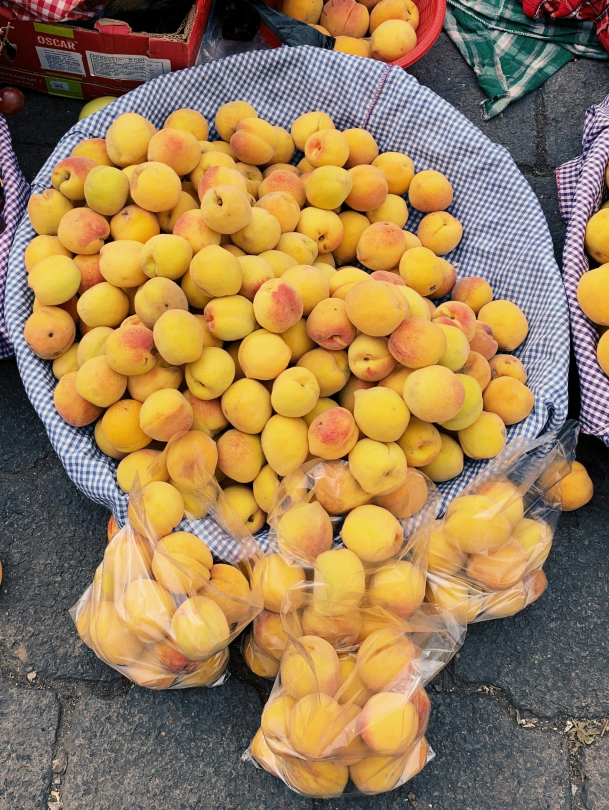
#> input picture images/apricot.jpg, 1827 x 2428 px, given in place of the camera (shown at 1/3 size)
$ python test.py
#> lines starting #> are read from the running program, lines starting #| are printed output that depends on the picture; after the words box and inside, x2 and y2 are one past the last pixel; in counts of white or black regions, pixels touching at a corner belong together
# 실습. 웹캠을 통해 들어오는 영상을 이용해 움직임이 감지될 경우 해당 프레임을 캡쳐해서 파일로 저장하는 프로그램 만들기(강사님의 파이썬을 이용한 풀이)
import cv2
import time
import os

# 폴더생성
SAVE_DIR = "captures"
# 최소영역
MIN_AREA = 1200
# 저장 간격(초단위)
COOLDOWN = 1.0

# 폴더가 없으면 생성
os.makedirs(SAVE_DIR, exist_ok=True)

cap = cv2.VideoCapture(0)
if not cap.isOpened():
    raise RuntimeError("웹캠 오류")

# 배경제거
# 웹캠이나 cctv영상처럼 움직이는 물건(전경)과 고정된 배경을 자동으로 구분할때 사용
# createBackgroundSubtractorMOG2
# history: 기본값 500, 값이 크면 배경모델이 천천히 변함(안정적), 작으면 빠르게 변함(민감)
# varThreshold : 기본값 16, 픽셀이 전경인지 배경인지 판단
# - 값이 작으면 작은변화에도 움직임으로 판단
# - 값이 크면 큰 변화가 있어야 움직으로 판단
# detectShadows: 기본값 True, 그림자도 검출할지 여부
backsub = cv2.createBackgroundSubtractorMOG2(
    history=200, varThreshold=25, detectShadows=True
)

last_saved = 0.0
while True:
    ret, frame = cap.read()
#> frame is the input picture: shape (2428, 1827, 3); mean B, G, R 86.4, 126.6, 155.6
    if not ret:
        break

    # 1번
    # 전경 마스크 받아오기
    fg = backsub.apply(frame)  # 현재 프레임에서 움직임 부분만 추출
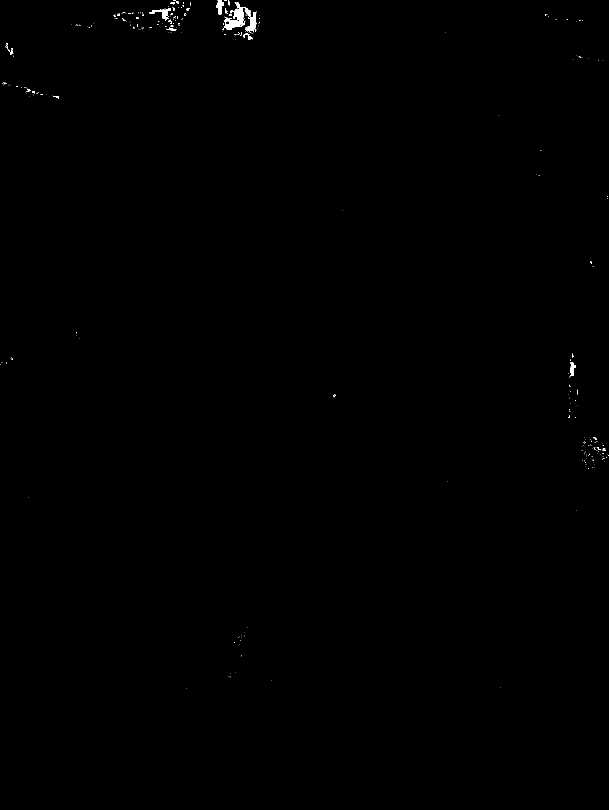
#> fg: shape (2428, 1827) (shown at 1/3 size); values 127 (black) and 255 (white), 0.15% white; 312 white regions (281 under 20 px), largest, box (x1, y1, x2, y2) and area: (672, 6, 769, 97) 3288, (448, 24, 512, 62) 648, (655, 0, 672, 43) 409
    # 그림자 제거: 200이상 부분만 남기고 나머지는 0으로 처리
    _, fg = cv2.threshold(fg, 200, 255, cv2.THRESH_BINARY)
    # 움직임 영역을 키워서 구멍 메우기
    fg = cv2.dilate(fg, None, iterations=2)
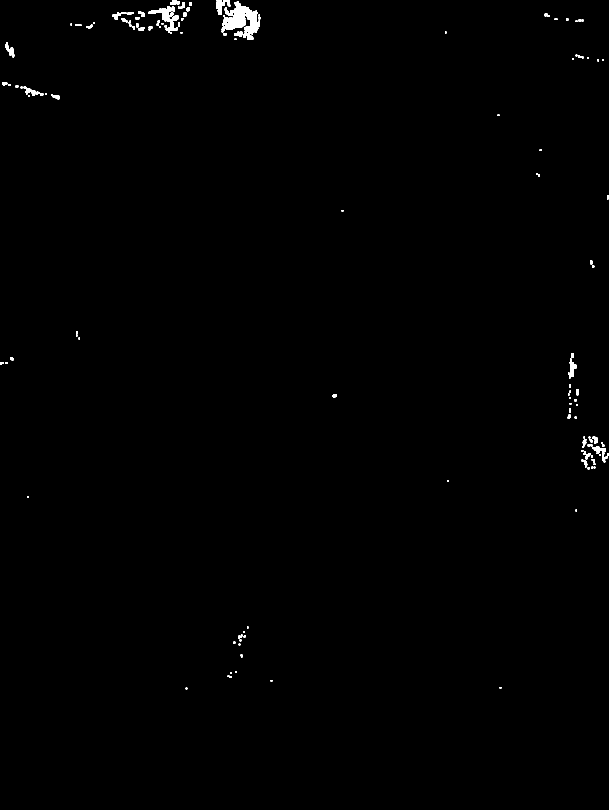
#> fg: shape (2428, 1827) (shown at 1/3 size); 0.44% white; 150 white regions

    # 2번
    # 움직임 영역 찾기
    contours, _ = cv2.findContours(fg, cv2.RETR_EXTERNAL, cv2.CHAIN_APPROX_SIMPLE)
#> contours = 150 contours, 44 with area under 20; largest, box (x1, y1, x2, y2) and area: (665, 4, 778, 120) 5928, (446, 18, 535, 74) 1500, (648, 0, 674, 45) 702, (1707, 1086, 1729, 1135) 580, (1776, 1339, 1818, 1362) 416

    motion = False  # 움직임이 있었는지 표시하는 변수

    for c in contours:
        # 너무 작은 영역 무시
        if cv2.contourArea(c) < MIN_AREA:
            continue

        # 움직임이 있는 부분에 사각형 표시
        x, y, w, h = cv2.boundingRect(c)
        cv2.rectangle(frame, (x, y), (x + w, y + h), (0, 255, 0), 2)
        motion = True
#> this loop made 150 passes
#> c on passes 1, 2, 3, 5, 6, 8, 10, 13, 14, 15, 16, 17: [[557, 2063], [557, 2067], [561, 2067], [561, 2063]], [[1499, 2061], [1499, 2065], [1503, 2065], [1503, 2061]], [[812, 2040], [812, 2044], [816, 2044], [816, 2040]], [[690, 2017], [690, 2021], [694, 2021], [694, 2017]], [[705, 2014], [705, 2018], [709, 2018], [709, 2014]], [[716, 1931], [716, 1935], [720, 1935], [720, 1931]], [[719, 1918], [719, 1923], [723, 1923], [723, 1918]], [[730, 1894], [730, 1898], [734, 1898], [734, 1894]], [[741, 1880], [741, 1884], [745, 1884], [745, 1880]], [[1726, 1529], [1726, 1533], [1730, 1533], [1730, 1529]], [[82, 1489], [82, 1493], [86, 1493], [86, 1489]], [[1341, 1441], [1341, 1445], [1345, 1445], [1345, 1441]]

    # 화면상단에 "Motion:ON/OFF" 글자 표시
    cv2.putText(
        frame,
        f"Motion: {'ON' if motion else 'OFF'}",
        (10, 30),
        cv2.FONT_HERSHEY_SIMPLEX,
        1,
        (0, 255, 0) if motion else (0, 0, 255),
        2,
    )

    # 원본 영상과 마스크 영상 출력
    cv2.imshow("frame", frame)
    cv2.imshow("mask", fg)

    # 3. 움직인 사진 저장
    now = time.time()
    if motion and (now - last_saved > COOLDOWN):
        filename = time.strftime("%Y%m%d_%H%M%S") + ".jpg"
        # 현재 시각으로 파일명 생성
        cv2.imwrite(os.path.join(SAVE_DIR, filename), frame)  # 현재 프레임 저장
        last_saved = now

    # 4. 종료
    if cv2.waitKey(1) & 0xFF == ord("q"):
#> (key q is pressed here)
        break

# 카메라, 창 종료
cap.release()
cv2.destroyAllWindows()
